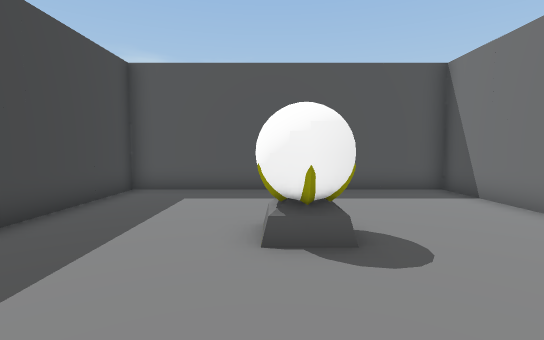
view 1 (above)

14 first-person views from a walk through a scene from a Unity 3-D project. The camera is 1.3 m above the floor, tilts 4° down and sees 85° across. The floor is counted in squares, 1 m on a side. Each view is taken from the middle of a square. On the plan, view 1 faces up. The plan holds only what a view shows up to about 14 squares ahead; the rest is blank. The place goes on beyond the plan. The player character is not drawn.

view 2
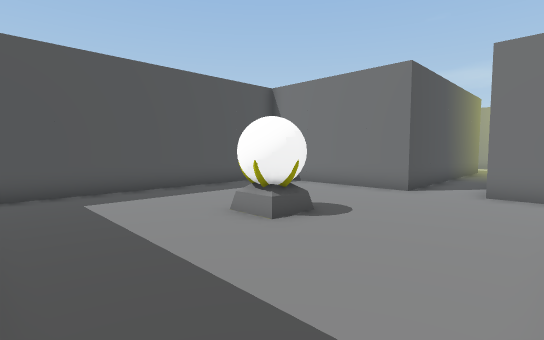

view 3
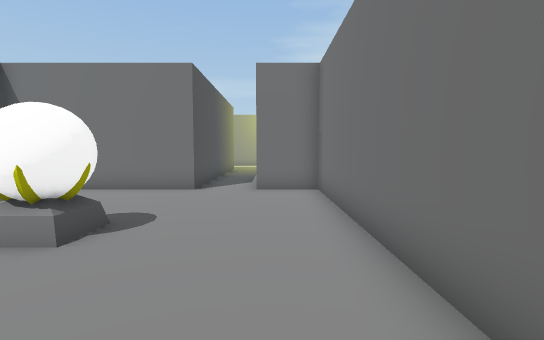

view 4
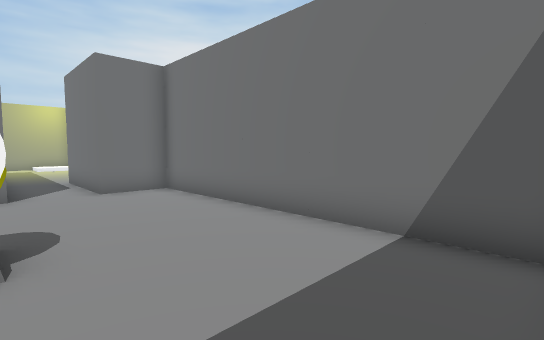

view 5
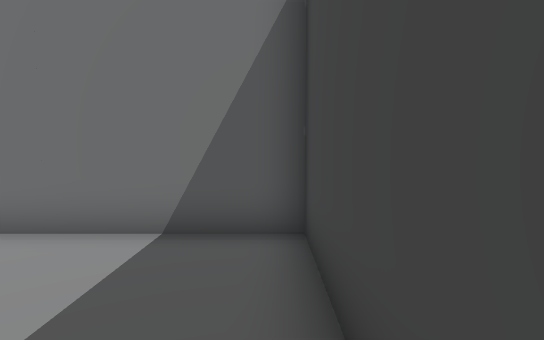

view 6
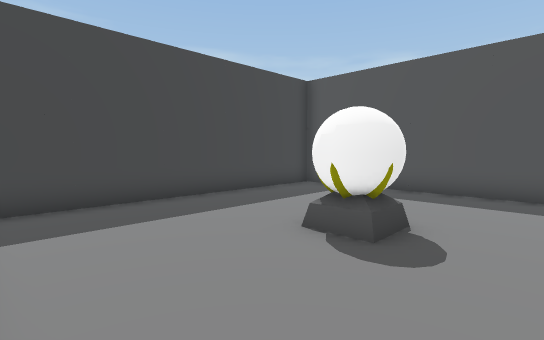

view 7
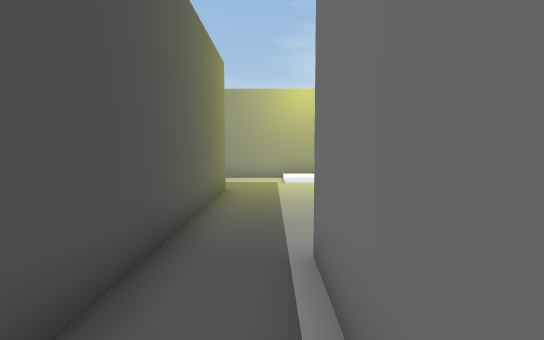

view 8
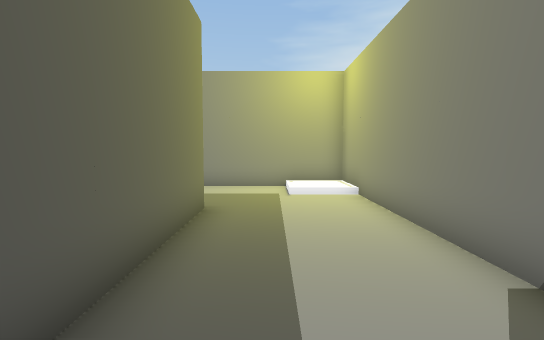

view 9
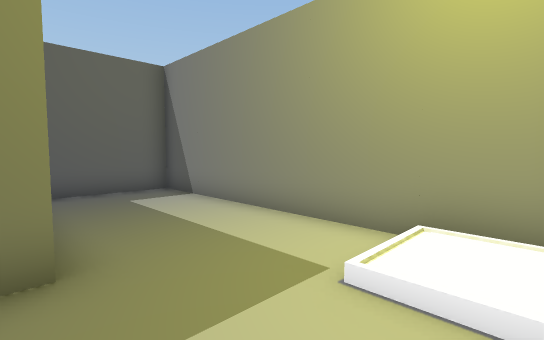

view 10
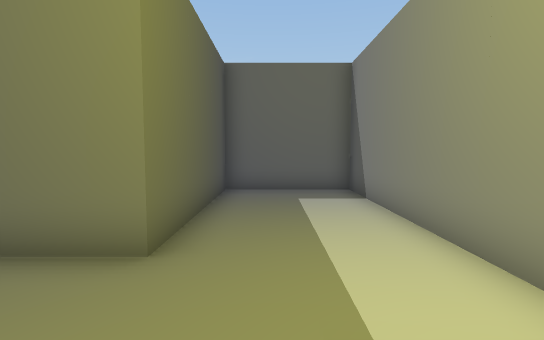

view 11
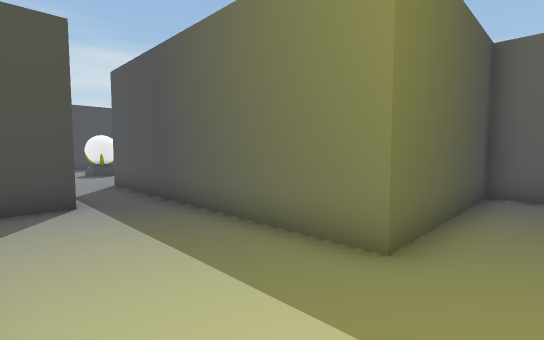

view 12
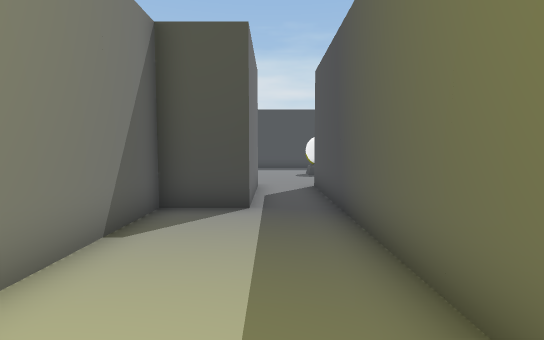

view 13
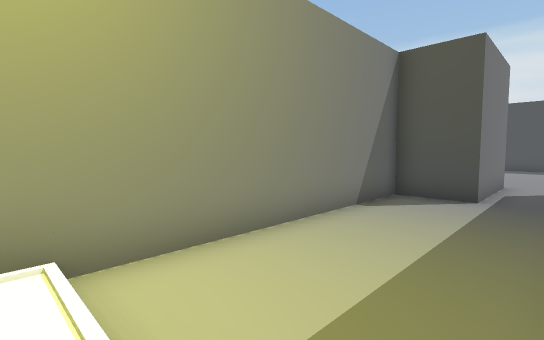

view 14
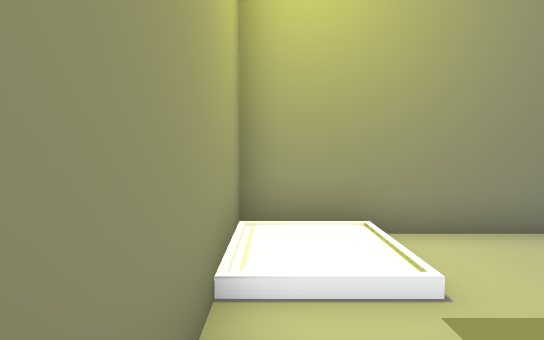

### Floor plan
Points are (right, up) in squares from view 1. A wall is a line through its corners. A room is listed if a view was taken in it or the views show most of it. See-through windows are left out.
Room 1 (views 1, 2, 3, 4, 5, 6)
walls: (5.5, 3.5) (5.5, 9.5) (-4.5, 9.5) (-4.5, -0.5) (5.5, -0.5) (5.5, 1.5)
ways out: opening at (6, 2.5) to room 2
objects: other object (0, 4) to (1, 5)
Room 2 (views 7, 8, 9, 10, 11, 12, 13, 14)
walls: (5.5, 1.5) (9.5, 1.5) (9.5, -0.5) (19.5, -0.5) (19.5, 9.5) (15.5, 9.5) (15.5, 3.5) (5.5, 3.5)
ways out: opening at (6, 2.5) to room 1
objects: other object (19, 0)

Where each view was taken, in squares from view 1:
view 1: 0 up, 0 right, facing up
view 2: 0 up, 4 left, facing up-right
view 3: 1 up, 4 left, facing right
view 4: 4 up, 4 left, facing down-right
view 5: 4 up, 4 left, facing down
view 6: 0 up, 3 right, facing up-left
view 7: 2 up, 6 right, facing right
view 8: 2 up, 9 right, facing right
view 9: 0 up, 15 right, facing up-right
view 10: 0 up, 17 right, facing up
view 11: 0 up, 17 right, facing up-left
view 12: 2 up, 16 right, facing left
view 13: 3 up, 18 right, facing down-left
view 14: 4 up, 19 right, facing down
